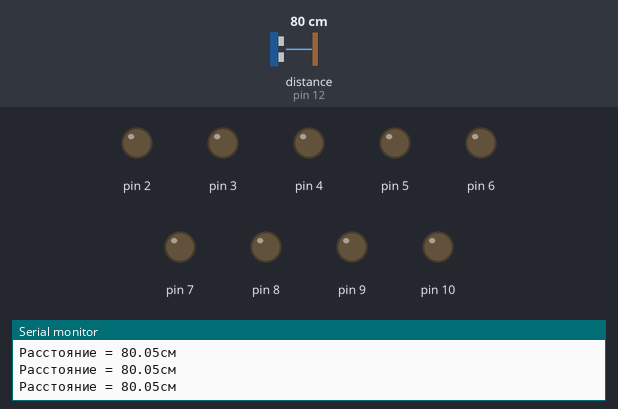
Simulated run of this sketch. Board: Arduino Uno, built with avr-gcc and run on an emulated ATmega328P. On the bench: output pins drawn as LEDs (lit = HIGH), the last lines printed to the serial monitor. Wiring (inferred from the names in the program): ultrasonic range finder: trigger pin 11; echo pin 12. Inputs (shaded band) come from the test bench; at power-on: distance to the obstacle (sensor on pin 12) 80 cm. The echo pulse lasts 58.3 µs per cm; pins used as bus, display or sensor lines are not drawn.

Above: at 1.2 s.
1.3 s: distance to the obstacle (sensor on pin 12) set to 55 cm
2.8 s: distance to the obstacle (sensor on pin 12) set to 49 cm
At 3.7 s:
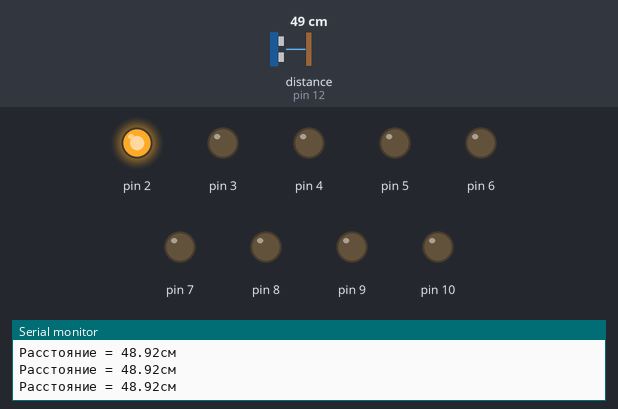
4.3 s: distance to the obstacle (sensor on pin 12) set to 42 cm
At 4.7 s:
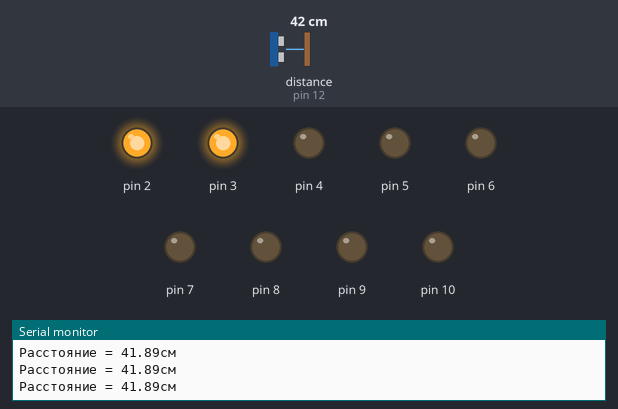
5.9 s: distance to the obstacle (sensor on pin 12) set to 37 cm
At 6.6 s:
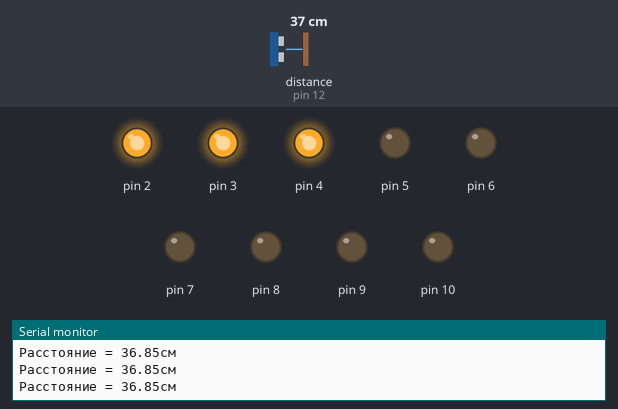
7.4 s: distance to the obstacle (sensor on pin 12) set to 18 cm
At 8.2 s:
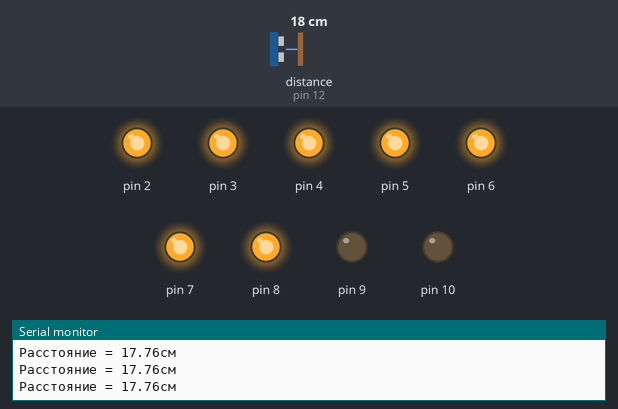
8.9 s: distance to the obstacle (sensor on pin 12) set to 2 cm
At 9.3 s:
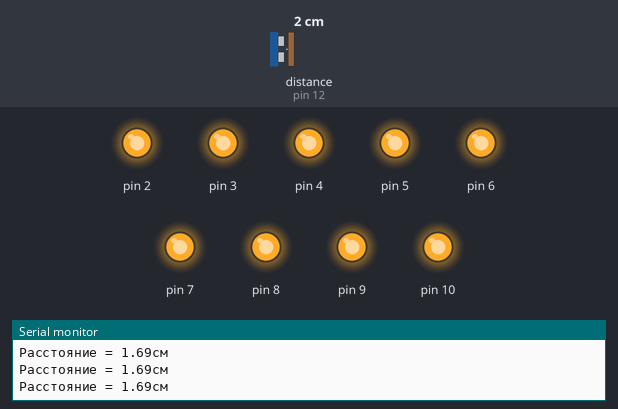
Timing chart, 0 to 11.4 s (numbered marks = the images above; inputs shaded):
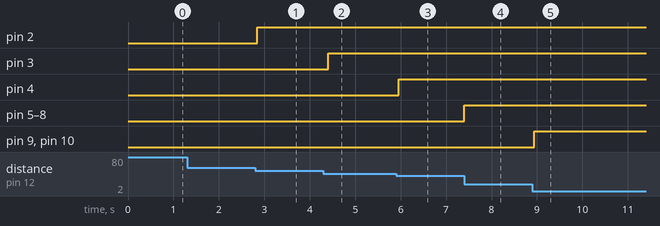

The sketch:

digital_sonar_pro.ino
```cpp
/*
ProVersion
Мини-проект на Arduino UNO ()
Электронная рулетка на индикаторной шкале и УЗ датчике
Используются 9 светодиодов.
Используется map вместо условий + функция обработк датчика
*/

#define trig 11
#define echo 12
float distance;
short type = 0;

void setup() {
  Serial.begin(9600);
  //Устанавливаем режим пинов для светодиодов
  for (int i = 2; i < 11; i++) {
    pinMode(i, OUTPUT);
  }
  //Режим пина для излучателя и приёмника УЗ
  pinMode(trig, OUTPUT);
  pinMode(echo, INPUT);
}

void loop() {
  //Блок получения показаний с датчика
  distance = uz_tick(trig, echo);
  /*
  Выводим в порт в формате:
  Расстояние = S см.
  */
  Serial.print("Расстояние = ");
  Serial.print(distance);
  Serial.println("см");
  distance = constrain(distance, 2, 51);
  type = map(distance, 2, 51, 9, 0);
  for (int i = 2; i < 2 + type; i++) {
    digitalWrite(i, HIGH);
  }
  for (int i = 10; i > 10 - (9 - type); i--) {
    digitalWrite(i, LOW);
  }

  //Задержка для стабильности
  delay(100);
}

float uz_tick (int trig_pin, int echo_pin) {
    //Блок получения показаний с датчика
  digitalWrite(trig_pin, HIGH);
  delayMicroseconds(10);
  digitalWrite(trig_pin, LOW);
  return (0.01723 * pulseIn(echo_pin, HIGH));
}
```

Measured:
- the behaviour switches between 52 and 51 cm on distance to the obstacle (sensor on pin 12) (found by bisection; images 0 and 1)
- the behaviour switches between 47 and 46 cm on distance to the obstacle (sensor on pin 12) (found by bisection; images 1 and 2)
- the behaviour switches between 42 and 41 cm on distance to the obstacle (sensor on pin 12) (found by bisection; images 2 and 3)
- after the input at 2.8 s, pin 2: LOW → HIGH at once
- after the input at 4.3 s, pin 3: LOW → HIGH after 0.10 s
- after the input at 5.9 s, pin 4: LOW → HIGH after 0.06 s
- after the input at 7.4 s, pin 5–8: LOW → HIGH at once
- after the input at 8.9 s, pin 9, pin 10: LOW → HIGH at once
